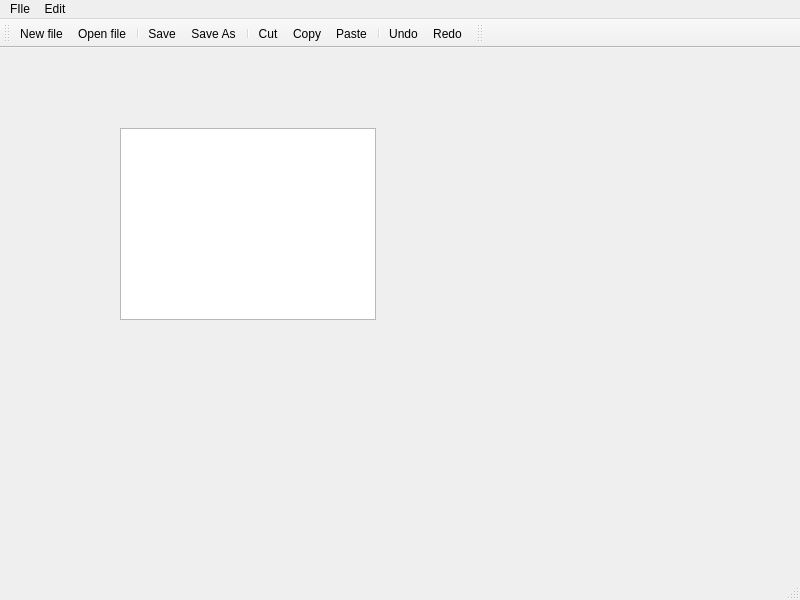
<?xml version="1.0" encoding="UTF-8"?>
<ui version="4.0">
 <class>MainWindow</class>
 <widget class="QMainWindow" name="MainWindow">
  <property name="geometry">
   <rect>
    <x>0</x>
    <y>0</y>
    <width>800</width>
    <height>600</height>
   </rect>
  </property>
  <property name="acceptDrops">
   <bool>false</bool>
  </property>
  <property name="windowTitle">
   <string>Untitled</string>
  </property>
  <widget class="QWidget" name="centralwidget">
   <widget class="QTextEdit" name="textEdit">
    <property name="geometry">
     <rect>
      <x>120</x>
      <y>80</y>
      <width>256</width>
      <height>192</height>
     </rect>
    </property>
   </widget>
  </widget>
  <widget class="QMenuBar" name="menubar">
   <property name="geometry">
    <rect>
     <x>0</x>
     <y>0</y>
     <width>800</width>
     <height>22</height>
    </rect>
   </property>
   <widget class="QMenu" name="menuFIle">
    <property name="title">
     <string>FIle</string>
    </property>
    <addaction name="actionNew_file"/>
    <addaction name="actionOpen_file"/>
    <addaction name="separator"/>
    <addaction name="actionSave"/>
    <addaction name="actionSave_as"/>
   </widget>
   <widget class="QMenu" name="menuEdit">
    <property name="title">
     <string>Edit</string>
    </property>
    <addaction name="actionCut"/>
    <addaction name="actionCopy"/>
    <addaction name="actionPaste"/>
    <addaction name="separator"/>
    <addaction name="actionUndo"/>
    <addaction name="actionRedo"/>
    <addaction name="separator"/>
    <addaction name="actionBold"/>
    <addaction name="actionFont"/>
   </widget>
   <addaction name="menuFIle"/>
   <addaction name="menuEdit"/>
  </widget>
  <widget class="QStatusBar" name="statusbar"/>
  <widget class="QToolBar" name="toolBar">
   <property name="windowTitle">
    <string>toolBar</string>
   </property>
   <attribute name="toolBarArea">
    <enum>TopToolBarArea</enum>
   </attribute>
   <attribute name="toolBarBreak">
    <bool>false</bool>
   </attribute>
   <addaction name="actionNew_file"/>
   <addaction name="actionOpen_file"/>
   <addaction name="separator"/>
   <addaction name="actionSave"/>
   <addaction name="actionSave_as"/>
   <addaction name="separator"/>
   <addaction name="actionCut"/>
   <addaction name="actionCopy"/>
   <addaction name="actionPaste"/>
   <addaction name="separator"/>
   <addaction name="actionUndo"/>
   <addaction name="actionRedo"/>
  </widget>
  <widget class="QToolBar" name="toolBar_2">
   <property name="windowTitle">
    <string>toolBar_2</string>
   </property>
   <attribute name="toolBarArea">
    <enum>TopToolBarArea</enum>
   </attribute>
   <attribute name="toolBarBreak">
    <bool>false</bool>
   </attribute>
  </widget>
  <action name="actionNew_file">
   <property name="icon">
    <iconset resource="Resources.qrc">
     <normaloff>:/Images/img/new.png</normaloff>:/Images/img/new.png</iconset>
   </property>
   <property name="text">
    <string>New file</string>
   </property>
   <property name="shortcut">
    <string>Ctrl+N</string>
   </property>
  </action>
  <action name="actionOpen_file">
   <property name="icon">
    <iconset resource="Resources.qrc">
     <normaloff>:/Images/img/open.png</normaloff>:/Images/img/open.png</iconset>
   </property>
   <property name="text">
    <string>Open file</string>
   </property>
   <property name="shortcut">
    <string>Ctrl+O</string>
   </property>
  </action>
  <action name="actionSave">
   <property name="icon">
    <iconset resource="Resources.qrc">
     <normaloff>:/Images/img/save.png</normaloff>:/Images/img/save.png</iconset>
   </property>
   <property name="text">
    <string>Save</string>
   </property>
   <property name="shortcut">
    <string>Ctrl+S</string>
   </property>
  </action>
  <action name="actionSave_as">
   <property name="icon">
    <iconset resource="Resources.qrc">
     <normaloff>:/Images/img/save_as.png</normaloff>:/Images/img/save_as.png</iconset>
   </property>
   <property name="text">
    <string>Save As...</string>
   </property>
   <property name="shortcut">
    <string>Ctrl+Shift+S</string>
   </property>
  </action>
  <action name="actionCut">
   <property name="icon">
    <iconset resource="Resources.qrc">
     <normaloff>:/Images/img/cut.png</normaloff>:/Images/img/cut.png</iconset>
   </property>
   <property name="text">
    <string>Cut</string>
   </property>
   <property name="shortcut">
    <string>Ctrl+X</string>
   </property>
  </action>
  <action name="actionCopy">
   <property name="icon">
    <iconset resource="Resources.qrc">
     <normaloff>:/Images/img/copy.png</normaloff>:/Images/img/copy.png</iconset>
   </property>
   <property name="text">
    <string>Copy</string>
   </property>
   <property name="shortcut">
    <string>Ctrl+C</string>
   </property>
  </action>
  <action name="actionPaste">
   <property name="icon">
    <iconset resource="Resources.qrc">
     <normaloff>:/Images/img/paste.png</normaloff>:/Images/img/paste.png</iconset>
   </property>
   <property name="text">
    <string>Paste</string>
   </property>
   <property name="shortcut">
    <string>Ctrl+V</string>
   </property>
  </action>
  <action name="actionUndo">
   <property name="icon">
    <iconset resource="Resources.qrc">
     <normaloff>:/Images/img/undo.png</normaloff>:/Images/img/undo.png</iconset>
   </property>
   <property name="text">
    <string>Undo</string>
   </property>
   <property name="shortcut">
    <string>Ctrl+Z</string>
   </property>
  </action>
  <action name="actionRedo">
   <property name="icon">
    <iconset resource="Resources.qrc">
     <normaloff>:/Images/img/redo.png</normaloff>:/Images/img/redo.png</iconset>
   </property>
   <property name="text">
    <string>Redo</string>
   </property>
   <property name="shortcut">
    <string>Ctrl+Y</string>
   </property>
  </action>
  <action name="actionBold">
   <property name="icon">
    <iconset resource="Resources.qrc">
     <normaloff>:/Images/img/bold.png</normaloff>:/Images/img/bold.png</iconset>
   </property>
   <property name="text">
    <string>Bold</string>
   </property>
   <property name="shortcut">
    <string>Ctrl+B</string>
   </property>
  </action>
  <action name="actionFont">
   <property name="icon">
    <iconset resource="Resources.qrc">
     <normaloff>:/Images/img/font.png</normaloff>:/Images/img/font.png</iconset>
   </property>
   <property name="text">
    <string>Font</string>
   </property>
  </action>
 </widget>
 <resources>
  <include location="Resources.qrc"/>
 </resources>
 <connections/>
</ui>
